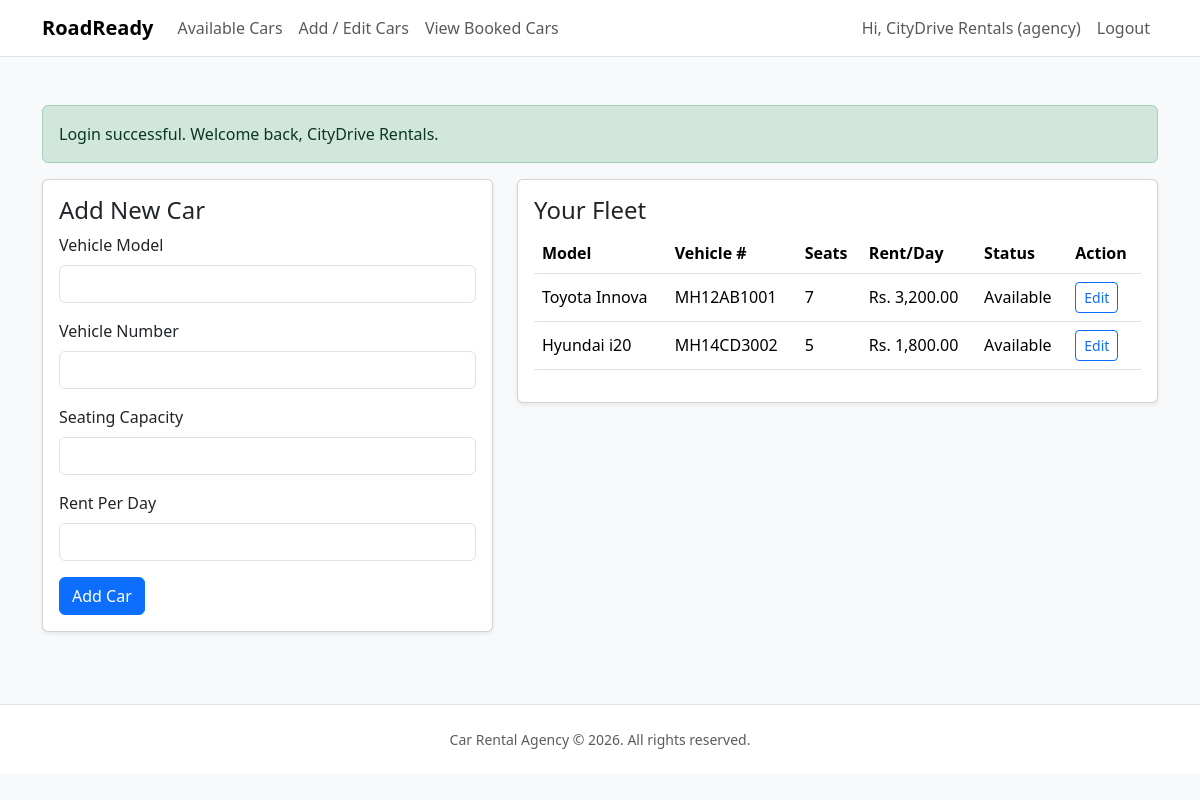
The page /agency_cars.php (signed in) on the database its author committed.
### tables this page shows
CREATE TABLE cars (
    id INT UNSIGNED AUTO_INCREMENT PRIMARY KEY,
    agency_id INT UNSIGNED NOT NULL,
    model VARCHAR(120) NOT NULL,
    vehicle_number VARCHAR(40) NOT NULL,
    seating_capacity INT UNSIGNED NOT NULL,
    rent_per_day DECIMAL(10, 2) NOT NULL,
    is_available TINYINT(1) NOT NULL DEFAULT 1,
    created_at TIMESTAMP DEFAULT CURRENT_TIMESTAMP,
    updated_at TIMESTAMP DEFAULT CURRENT_TIMESTAMP ON UPDATE CURRENT_TIMESTAMP,
    CONSTRAINT fk_cars_agency FOREIGN KEY (agency_id) REFERENCES users(id) ON DELETE CASCADE,
    CONSTRAINT uq_vehicle_number UNIQUE (vehicle_number)
);

### agency_cars.php (the view, shortened to what this page needs)
<?php
require_once __DIR__ . '/config/database.php';
require_once __DIR__ . '/includes/layout.php';
$agencyId = (int) currentUser()['id'];
$editingCar = null;
$listQuery = $pdo->prepare('SELECT id, model, vehicle_number, seating_capacity, rent_per_day, is_available, created_at FROM cars WHERE agency_id = ? ORDER BY created_at DESC');
$listQuery->execute([$agencyId]);
$cars = $listQuery->fetchAll();
?>
<section class="row g-4">
    <div class="col-lg-5">
        <div class="card shadow-sm">
            <div class="card-body">
                <h2 class="h4"><?php echo $editingCar ? 'Edit Car' : 'Add New Car'; ?></h2>
                <form method="post">
                    <div class="mb-3">
                        <label class="form-label" for="model">Vehicle Model</label>
                        <input class="form-control" id="model" name="model" type="text" value="<?php echo htmlspecialchars($editingCar['model'] ?? ''); ?>" required>
                    </div>
                    <div class="mb-3">
                        <label class="form-label" for="vehicle_number">Vehicle Number</label>
                        <input class="form-control" id="vehicle_number" name="vehicle_number" type="text" value="<?php echo htmlspecialchars($editingCar['vehicle_number'] ?? ''); ?>" required>
                    </div>
                    <div class="mb-3">
                        <label class="form-label" for="seating_capacity">Seating Capacity</label>
                        <input class="form-control" id="seating_capacity" name="seating_capacity" type="number" min="1" value="<?php echo htmlspecialchars((string) ($editingCar['seating_capacity'] ?? '')); ?>" required>
                    </div>
                    <div class="mb-3">
                        <label class="form-label" for="rent_per_day">Rent Per Day</label>
                        <input class="form-control" id="rent_per_day" name="rent_per_day" type="number" min="1" step="0.01" value="<?php echo htmlspecialchars((string) ($editingCar['rent_per_day'] ?? '')); ?>" required>
                    </div>
                    <div class="d-flex gap-2">
                        <button class="btn btn-primary" type="submit"><?php echo $editingCar ? 'Update Car' : 'Add Car'; ?></button>
                    </div>
                </form>
            </div>
        </div>
    </div>
    <div class="col-lg-7">
        <div class="card shadow-sm">
            <div class="card-body">
                <h2 class="h4">Your Fleet</h2>
                <?php if (!$cars): ?>
                    <p class="text-muted mb-0">No cars added yet.</p>
                <?php else: ?>
                    <div class="table-responsive">
                        <table class="table align-middle">
                            <thead>
                                <tr>
                                    <th>Model</th>
                                    <th>Vehicle #</th>
                                    <th>Seats</th>
                                    <th>Rent/Day</th>
                                    <th>Status</th>
                                    <th>Action</th>
                                </tr>
                            </thead>
                            <tbody>
                                <?php foreach ($cars as $car): ?>
                                    <tr>
                                        <td><?php echo htmlspecialchars($car['model']); ?></td>
                                        <td><?php echo htmlspecialchars($car['vehicle_number']); ?></td>
                                        <td><?php echo (int) $car['seating_capacity']; ?></td>
                                        <td>Rs. <?php echo number_format((float) $car['rent_per_day'], 2); ?></td>
                                        <td><?php echo (int) $car['is_available'] === 1 ? 'Available' : 'Booked'; ?></td>
                                        <td><a class="btn btn-sm btn-outline-primary" href="agency_cars.php?edit=<?php echo (int) $car['id']; ?>">Edit</a></td>
                                    </tr>
                                <?php endforeach; ?>
                            </tbody>
                        </table>
                    </div>
                <?php endif; ?>
            </div>
        </div>
    </div>
</section>

### rows shown on the page
cars: model "Toyota Innova", vehicle_number "MH12AB1001", seating_capacity "7", rent_per_day "3,200.00", is_available "Available"
cars: model "Hyundai i20", vehicle_number "MH14CD3002", seating_capacity "5", rent_per_day "1,800.00", is_available "Available"

### other values the page prints
$user['name'] "CityDrive Rentals"
$role "agency"
$flash['message'] "Login successful. Welcome back, CityDrive Rentals."
